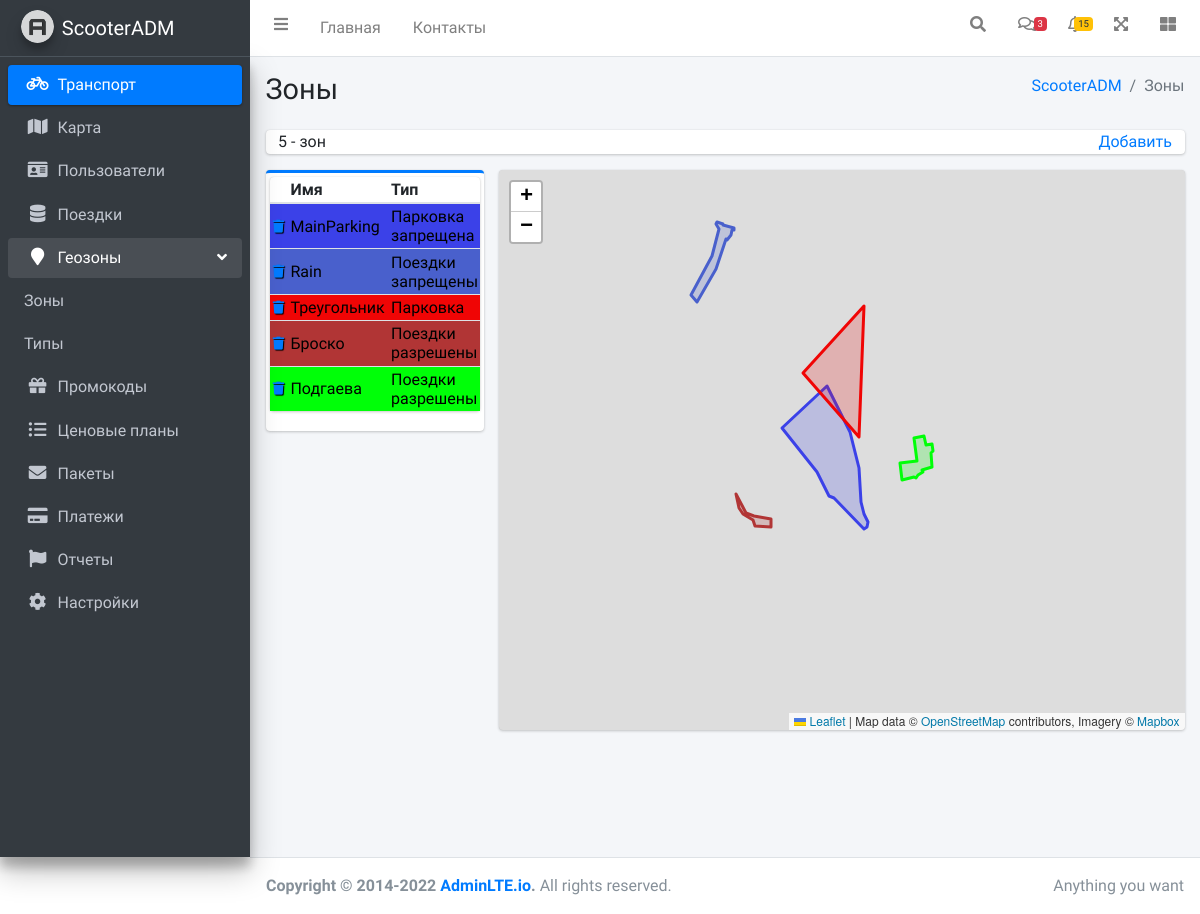
Page /zone.html on the committed database.
### adm/models.py (models this page shows, shortened)
class Zone(models.Model):
    id = models.IntegerField(primary_key=True)
    Name = models.CharField(max_length=30, null=True,unique=True)
    TypeZone = models.ForeignKey(TypeOfZone, on_delete=models.SET_NULL, null=True)
    GPSPoints = models.TextField()
    ColorZone =  models.CharField(max_length=7)
    def get_absolute_url(self):
        return reverse('zoneredactor', kwargs={'pk': self.pk})

class TypeOfZone(models.Model):
    TypeZone = models.CharField(max_length=30, null=True)
    ColorZone = models.CharField(max_length=7, null=True)
    CanYouScooterOnThisArea = models.BooleanField(null=True)
    CanYouParkingOnThisArea = models.BooleanField(null=True)
    MaxSpeed = models.IntegerField(null=True)
    Description = models.CharField(max_length=50, null=True)
    def __str__(self):
        return str(self.TypeZone)

### adm/views.py (the view)
# urls.py: path('zone.html', views.zone, name='zone'),
def zone(request):
    name = "Зоны"
    zone = Zone.objects.all()
    colorZone = serializers.serialize('json', Zone.objects.all())
    color = json.loads(colorZone)  # конвертируем json to array
    datacolor = []
    for i in range(len(color)):
        color0 = color[i]  # берем первую строчку матрицы
        color0 = color0['fields']  # берем параметр fields, углубляемся
        color0 = color0['ColorZone']  # Берем параметр ColorZone, получаем строчку
        datacolor.append(color0)
    data = serializers.serialize('json', Zone.objects.all())
    gps = json.loads(data)  # конвертируем json to array
    datagps = []
    for i in range(len(gps)):
        gps0 = gps[i]  # берем первую строчку матрицы
        gps0 = gps0['fields']  # берем параметр fields, углубляемся
        gps0 = gps0['GPSPoints']  # Берем параметр GPSPoints, получаем строчку
        datagps.append(gps0)
    summ = Zone.objects.count()
    n = summ % 10
    if n == 0:
        nn = 'зон'
    elif n == 1:
        nn = 'зона'
    elif (n >= 2 and n <= 4):
        nn = 'зоны'
    elif (5 <= n <= 10):
        nn = 'зон'
    else:
        nn = 'зон.'
    return render(request, 'adm/zone.html',
                  {'zone': zone, 'name': name, 'summ': summ, 'nn': nn, 'datagps': datagps, 'datacolor': datacolor})

### templates/adm/zone.html (shortened to what this page needs)
{% extends 'adm/index.html' %}
{% load static %}
{% block content_header %}
<div class="content-header">
      <div class="container-fluid">
        <div class="row mb-2">
          <div class="col-sm-6">
            <h1 class="m-0">{{name}}</h1>
          </div>
          <div class="col-sm-6">
            <ol class="breadcrumb float-sm-right">
              <li class="breadcrumb-item"><a href="#">{% block content_header_breadcrumb %}ScooterADM{% endblock %}</a></li>
              <li class="breadcrumb-item active">{{name}}</li>
            </ol>
          </div>
        </div>
      </div>
    </div>
{% endblock %}
{% block main_content.html %}
<section class="content">
      <div class="container-fluid">
              <div class="info-box" style="min-height: 0px; padding: 0.1rem;">
              <div class="info-box-content" >
                <table>
                    <tr>
                        <td><font style="text-align: left;">{{summ}} - {{nn}}
                        </font></td>
                        <td style="text-align: right;">
                            <a href="{% url 'zonenew' %}">
                            Добавить
                            </a>
                        </td>
                    </tr>
                </table>
              </div>
            </div>
        <div class="row">
          <div class="col-md-3">
            <div class="card card-primary card-outline">
              <div class="card-body box-profile" style="padding: 0.25rem;">
                  <div class="card">
              <div class="card-body table-responsive p-0" >
                <table class="table table-striped table-valign-middle">
                  <thead>
                  <tr>
                    <th style="padding: 0.2rem;" ><font style="vertical-align: inherit;"></font></th>
                    <th style="padding: 0.2rem;" ><font style="vertical-align: inherit;">Имя</font></th>
                    <th style="padding: 0.2rem;"><font style="vertical-align: inherit;">Тип</font></th>
                  </tr>
                  </thead>
                  <tbody>
                  {%for el in zone%}
                   <tr>
                    <td style="padding: 0.2rem;background-color:{{el.ColorZone}}">
                      <font style="font-size: 13px;vertical-align: inherit;font-weight:Thin;color:black;text-shadow: 1px 1px 1px black ">
                      <a href="delete/{{el.pk}}">
                        <i class="nav-icon fas fa-trash" ></i>
                      </a>
                      </font>
                    </td>
                    <td style="padding: 0.2rem;background-color:{{el.ColorZone}};">
                      <a href="{{el.get_absolute_url}}">
                        <font style="vertical-align: inherit; color:#000000;font-weight:Medium">
                      {{el.Name}}
                        </font>
                      </a>
                    </td>
                    <td style="padding: 0.2rem;background-color:{{el.ColorZone}}">
                         <a href="{{el.get_absolute_url}}">
                            <font style="vertical-align: inherit; color:#000000">
                        {{el.TypeZone}}
                            </font>
                         </a>
                    </td>
                   </tr>
                      {% endfor%}
                  </tbody>
                </table>
              </div>
            </div>
              </div>
            </div>
          </div>
          <div class="col-md-9">
                <div id="mapid" class="card">
                </div>
          </div>
        </div>
      </div>
    </section>
{% endblock %}

### templates/adm/zone.html (style rules this page uses)
#mapid { height: 70vh; width:100%; margin:0; }

### rows in the picture
Zone: Name "MainParking", TypeZone "Парковка запрещенa"
Zone: Name "Rain", TypeZone "Поездки запрещены"
Zone: Name "Треугольник", TypeZone "Парковка"
Zone: Name "Броско", TypeZone "Поездки разрешены"
Zone: Name "Подгаева", TypeZone "Поездки разрешены"

### other values in the picture
{{ name }} "Зоны"
{{ summ }} "5"
{{ nn }} "зон"
